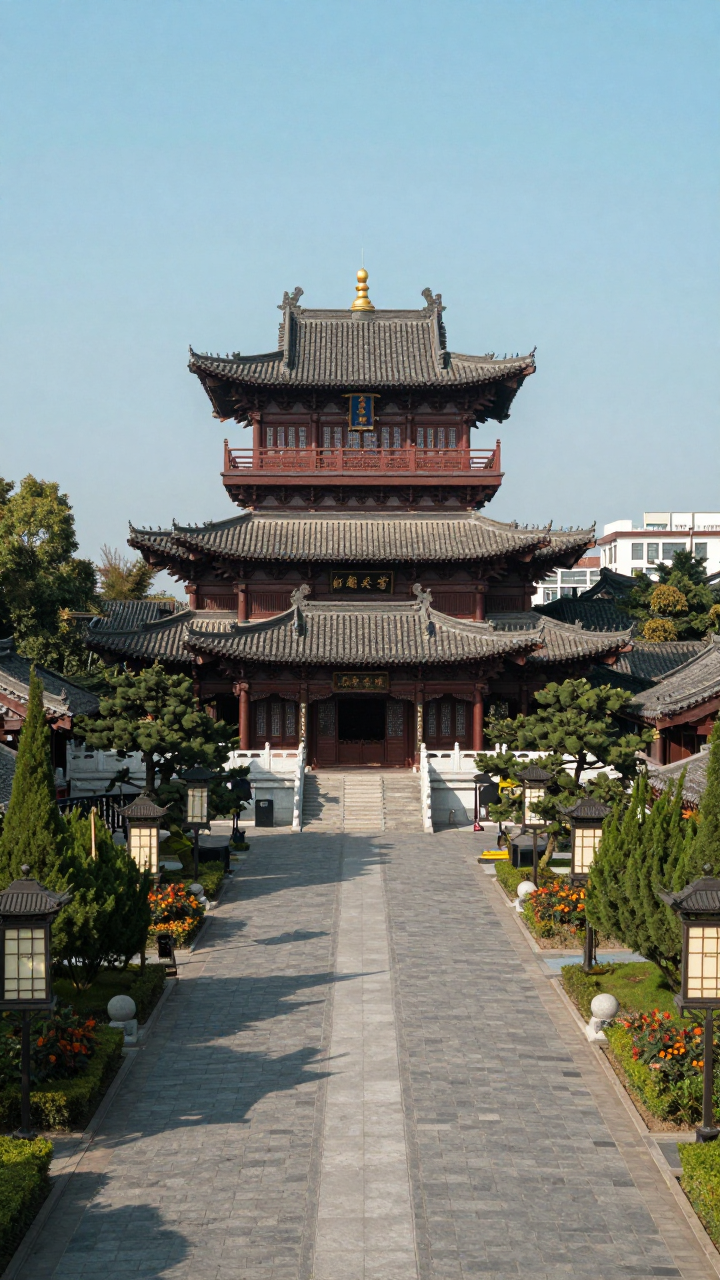
#> input picture image.png, 720 x 1280 px
$ python -i synthid.py   (imports and definitions only)
#> lines starting #> are read from the running program, lines starting #| are printed output that depends on the picture
#> further down, picture is the input picture: PIL image 720x1280 RGB; mean R, G, B 123.7, 132.4, 129.8
"""
Layer 1: SynthID Invisible Watermark Probe.

Probes images for Google DeepMind SynthID and related imperceptible generative
watermark embeddings via spectral residual correlation and carrier grid analysis.
"""

from typing import Dict, Any, Tuple
import numpy as np
from PIL import Image


def probe_synthid_watermark(img: Image.Image) -> Dict[str, Any]:
    """
    Probe the image for SynthID / imperceptible generative watermarks.

    Returns:
        {
            "present": bool,
            "confidence": float, # 0.0 to 1.0
            "score": int | None,  # 0 to 100 or None if inconclusive
            "carrier_strength": float,
            "reason": str
        }
    """
    try:
        # Check EXIF/info for direct SynthID / Imagen metadata
        info_str = str(getattr(img, "info", {})).lower()
#> info_str = '{}'
        if "synthid" in info_str or "google imagen" in info_str or "imagen 3" in info_str:
            return {
                "present": True,
                "confidence": 0.99,
                "score": 99,
                "carrier_strength": 0.95,
                "reason": "Confirmed SynthID watermark metadata signature present in file."
            }

        # Spectral residual carrier probe
        # SynthID embeds low-amplitude pseudorandom sinusoidal perturbation in mid-high frequency rings
        gray = img.convert("L")
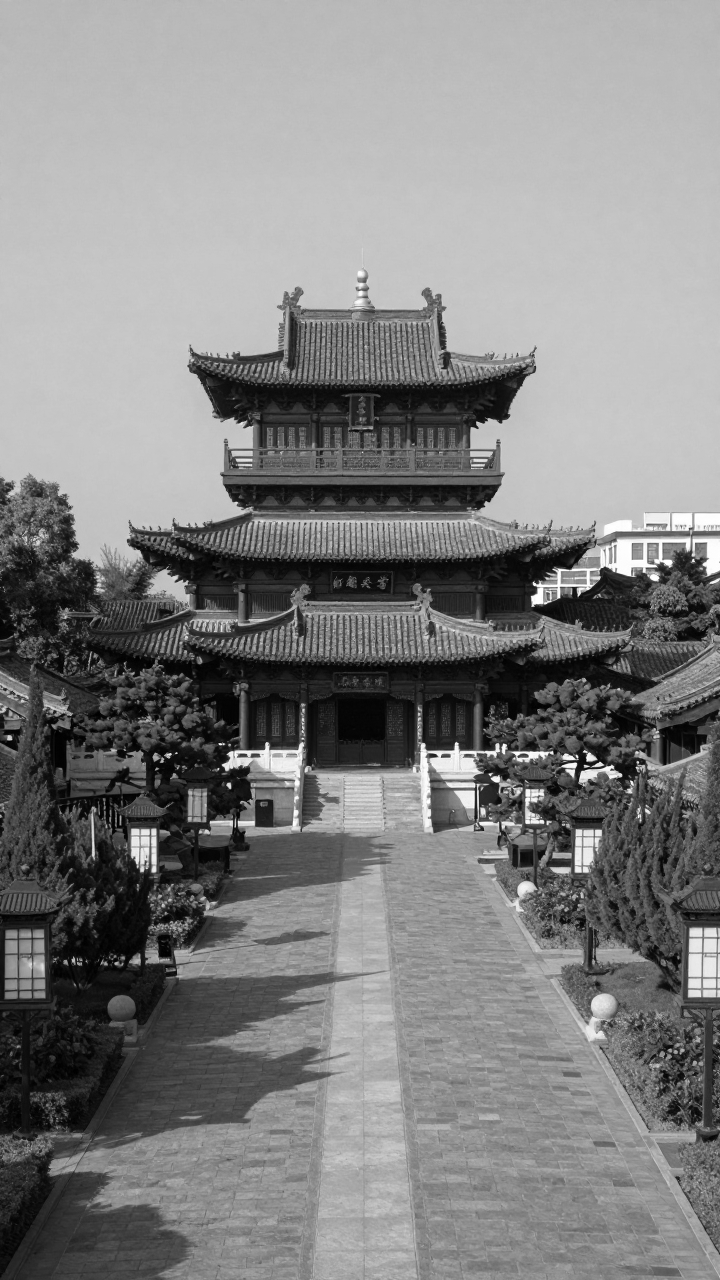
#> gray: PIL image 720x1280 L; min 0, max 255, mean 129.5
        w, h = gray.size
#> w = 720; h = 1280
        # Work on a standard normalized resolution
        size = 512
        if max(w, h) > size:
            gray = gray.resize((size, size), Image.Resampling.BILINEAR)
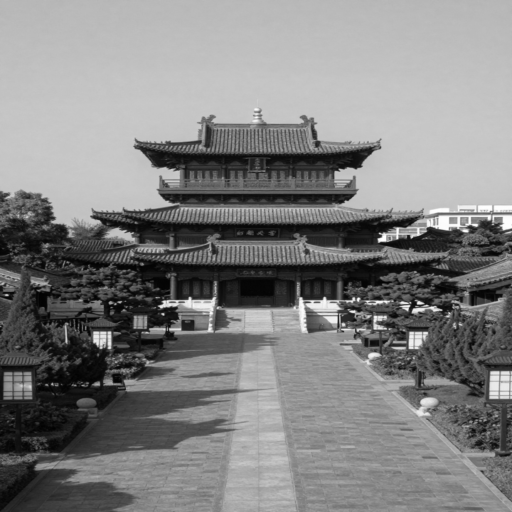
#> gray: PIL image 512x512 L; min 0, max 255, mean 129.5
        else:
            gray = gray.resize((size, size), Image.Resampling.BILINEAR)

        arr = np.asarray(gray).astype(np.float32)
        # Apply 2D FFT
        dft = np.fft.fft2(arr)
        dft_shift = np.fft.fftshift(dft)
        mag = np.abs(dft_shift)
        eps = 1e-8
        log_mag = np.log(mag + eps)
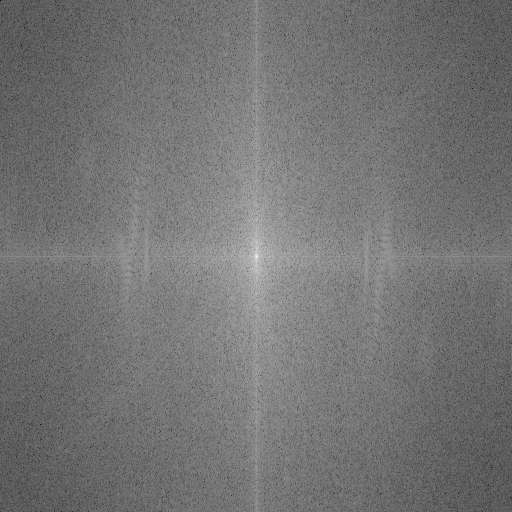
#> log_mag: shape (512, 512) float64; min 1e-08, max 17.34, mean 7.91; drawn with min black and max white

        # Compute radial coordinates from center
        cy, cx = size // 2, size // 2
        y, x = np.ogrid[:size, :size]
        r = np.sqrt((x - cx) ** 2 + (y - cy) ** 2)

        # SynthID ring signature: probe frequency annular band r in [size*0.15, size*0.42]
        ring_mask = (r >= (size * 0.15)) & (r <= (size * 0.42))
        ring_vals = log_mag[ring_mask]

        # Spectral smoothness vs pseudo-periodic residual
        med_val = np.median(ring_vals)
#> med_val = 8.39
        std_val = np.std(ring_vals) + eps
#> std_val = 0.864
        normalized_residuals = (ring_vals - med_val) / std_val

        # Check for strong discrete spectral phase locks / periodic carrier resonance
        # Measure kurtosis & extreme spectral spikes in carrier ring
        kurt = float(np.mean(normalized_residuals ** 4) - 3.0)
#> kurt = 0.68
        peak_ratio = float(np.max(ring_vals) / (np.mean(ring_vals) + eps))
#> peak_ratio = 1.36
        carrier_strength = float(np.clip((kurt / 18.0) * (peak_ratio / 2.2), 0.0, 1.0))
#> carrier_strength = 0.0233

        # NOTE: this spectral statistic is NOT a calibrated SynthID decoder (the
        # real SynthID detector is a trained model). It also excites on benign
        # periodic content and on lossy re-encode artifacts, so it must never
        # emit a confident fabricated score: confirmed verdicts come only from
        # file metadata; the spectral probe is at most one weak, clearly-labeled
        # soft vote. Everything else stays out of the fusion (score None).
        if carrier_strength > 0.92:
            return {
                "present": False,
                "confidence": carrier_strength,
                "score": 65,
                "carrier_strength": carrier_strength,
                "reason": f"Spectral carrier resonance detected (strength: {carrier_strength:.2f}, kurtosis: {kurt:.1f}) — weak, uncalibrated heuristic signal; counted as one soft vote only."
            }
        else:
            return {
                "present": False,
                "confidence": 0.0,
                "score": None,
                "carrier_strength": carrier_strength,
                "reason": "No SynthID imperceptible watermark carrier detected."
            }
    except Exception as e:
        return {
            "present": False,
            "confidence": 0.0,
            "score": None,
            "carrier_strength": 0.0,
            "reason": f"SynthID probe could not evaluate: {e}"
        }

>>> from PIL import Image
>>> picture = Image.open('../image.png')
>>> result = probe_synthid_watermark(picture)
#> result = 5 items

$ run again, on animals_1.jpg
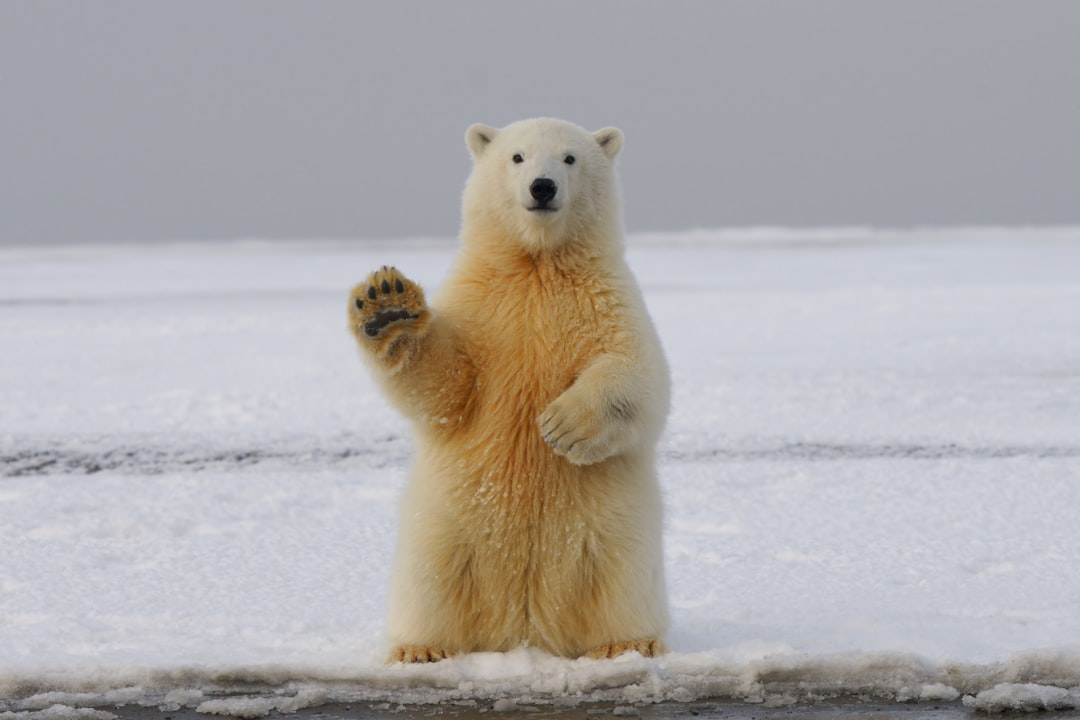
#> input picture animals_1.jpg, 1080 x 720 px
#> picture is the input picture: PIL image 1080x720 RGB; mean R, G, B 174.1, 171, 170.6
#> in probe_synthid_watermark, `gray = gray.resize((size, size), Image.Resampling.BILINEAR)`:
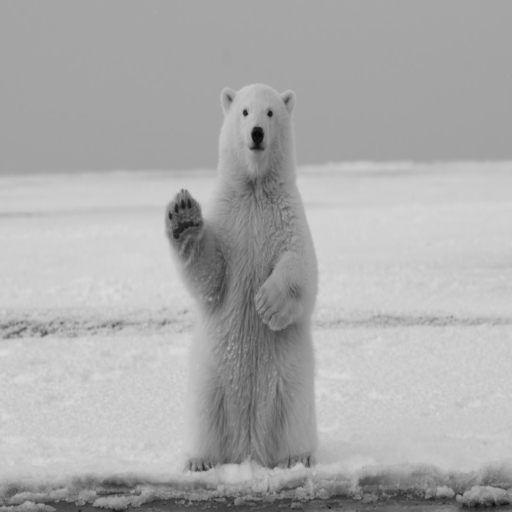
#> gray: PIL image 512x512 L; min 8, max 219, mean 171.9
#> in probe_synthid_watermark, `log_mag = np.log(mag + eps)`:
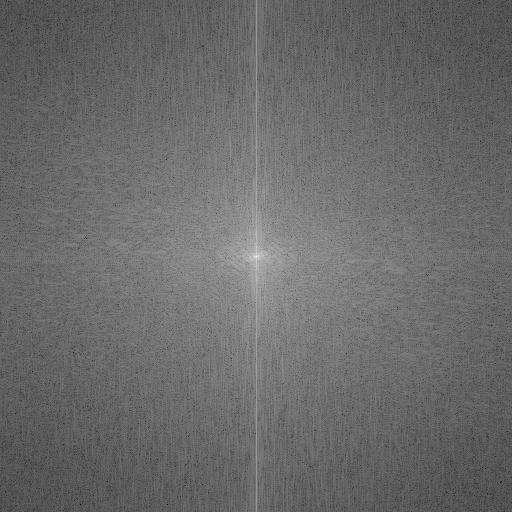
#> log_mag: shape (512, 512) float64; min -1.3, max 17.62, mean 6.63; drawn with min black and max white
#> med_val = 7.13
#> std_val = 0.873
#> kurt = 0.817
#> peak_ratio = 1.51
#> carrier_strength = 0.0311
#> result = 5 items
